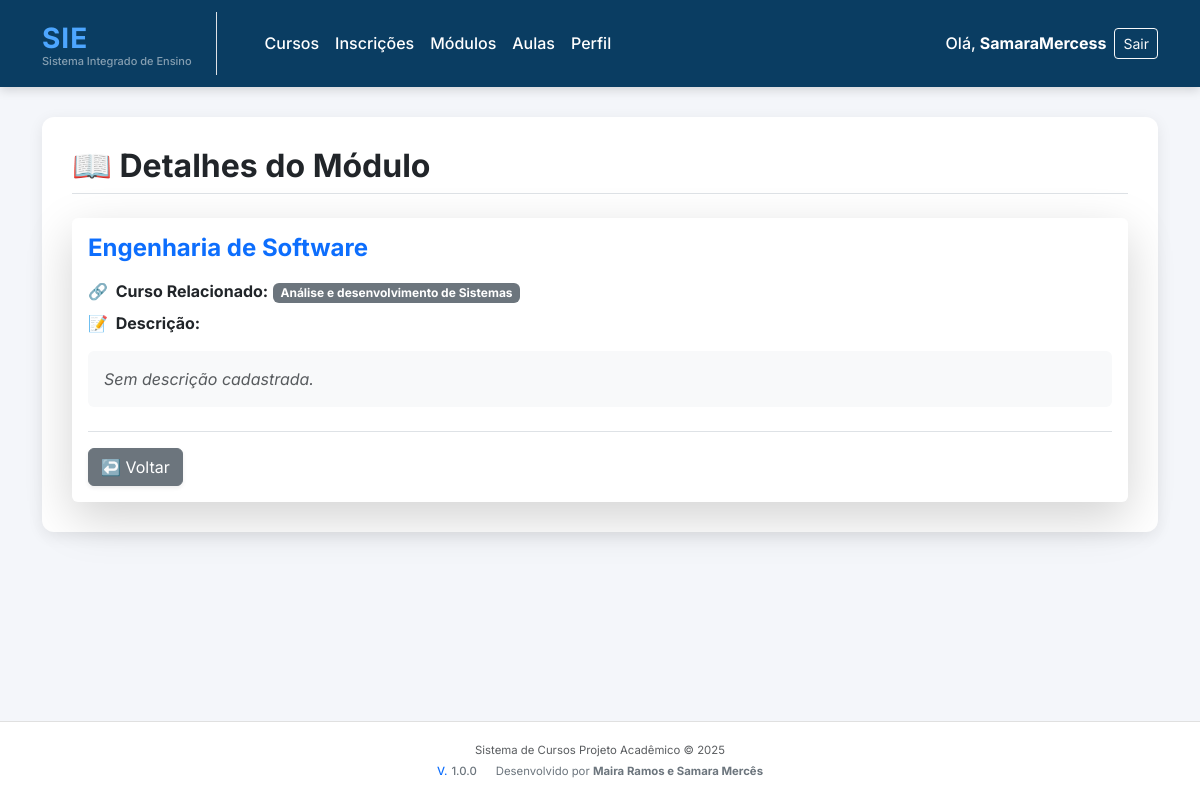
Page /modulos/2/ (signed in) on the earlier database version.
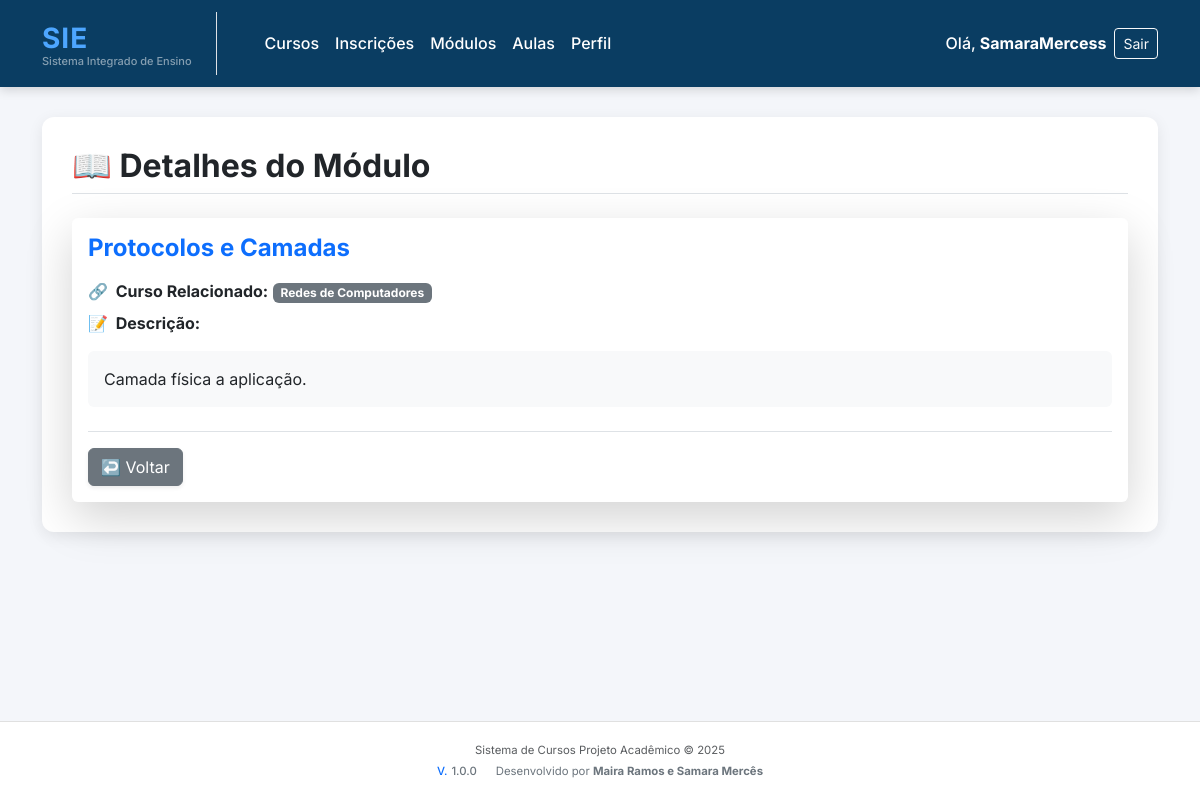
Same page on the later database version.
### modulos/models.py (models this page shows, shortened)
class Modulo(models.Model):
    curso = models.ForeignKey(Curso, on_delete=models.CASCADE, related_name='modulos')
    nome = models.CharField(max_length=100)
    descricao = models.TextField(blank=True)
    ordem = models.PositiveIntegerField(default=1)
    class Meta:
        permissions = [
            ("ver_modulo", "Pode visualizar módulos"),
            ("criar_modulo", "Pode criar módulos"),
            ("editar_modulo", "Pode editar módulos"),
            ("deletar_modulo", "Pode deletar módulos"),
        ]

### cursos/models.py (models this page shows, shortened)
class Curso(models.Model):
    nome = models.CharField(max_length=100)
    descricao = models.TextField(blank=True)
    carga_horaria = models.PositiveIntegerField()
    class Meta:
        permissions = [
            ("ver_curso", "Pode visualizar cursos"),
            ("criar_curso", "Pode criar cursos"),
            ("editar_curso", "Pode editar cursos"),
            ("deletar_curso", "Pode deletar cursos"),
        ]

### modulos/views.py (the view)
# urls.py: path("<int:id>/", views.detalhe_modulo, name="detalhe_modulo"),
@login_required
def detalhe_modulo(request, id):
    modulo = get_object_or_404(Modulo, id=id)
    return render(request, "modulos/detalhe_modulo.html", {"modulo": modulo})

### templates/modulos/detalhe_modulo.html (shortened to what this page needs)
{% extends "base.html" %}
{% block content %}
    <div class="d-flex justify-content-between align-items-center mb-4 pb-2 border-bottom">
        <h2 class="fw-bold mb-0">📖 Detalhes do Módulo</h2>
    </div>
    <div class="card shadow-lg border-0 mt-3">
        <div class="card-body">
            <h4 class="card-title fw-bold mb-3 text-primary">
                {{ modulo.nome }}
            </h4>
            <div class="mb-4">
                <p class="card-text mb-2">
                    <strong><span class="text-secondary me-1">🔗</span> Curso Relacionado:</strong>
                    <span class="badge bg-secondary text-white">{{ modulo.curso.nome }}</span>
                </p>
                <p class="card-text">
                    <strong><span class="text-secondary me-1">📝</span> Descrição:</strong>
                    <div class="mt-2 p-3 bg-light rounded">
                        {% if modulo.descricao %}
                            {{ modulo.descricao | linebreaksbr }}
                        {% else %}
                            <em class="text-muted">Sem descrição cadastrada.</em>
                        {% endif %}
                    </div>
                </p>
            </div>
            <div class="mt-3 pt-3 border-top d-flex justify-content-start align-items-center">
                <a href="{% url 'listar_modulos' %}" class="btn btn-secondary shadow-sm" title="Voltar para a Lista de Módulos">
                    ↩️ Voltar
                </a>
            </div>
        </div>
    </div>
{% endblock %}

Differences in the rows shown:
changed Modulo: nome "Engenharia de Software" → "Protocolos e Camadas"; curso.nome "Análise e desenvolvimento de Sistemas" → "Redes de Computadores"; descricao (not shown) → "Camada física a aplicação."
Other differences:
text no longer shown: "Sem descrição cadastrada."
